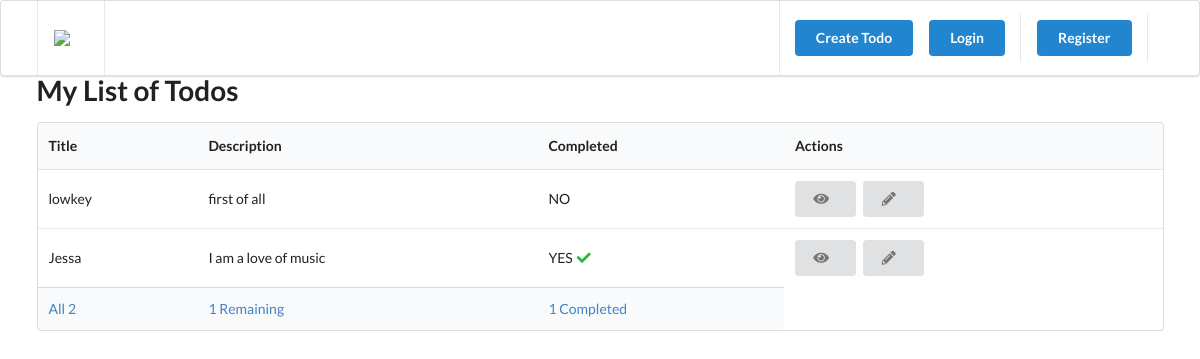
The page / on the database its author committed.
### todo/models.py (models this page shows, shortened)
class Todo(TrackingModel):
    title = models.CharField(max_length=255)
    description = models.TextField()
    is_completed = models.BooleanField(default=False)

### todo/views.py (the view)
# urls.py: path('', index, name='home'),
def index(request):
    todos = Todo.objects.all()
    completed_count = todos.filter(is_completed=True).count()
    incomplete_count = todos.filter(is_completed=False).count()
    all_count = todos.count()
    context = {'todos': get_showing_todos(request, todos), 'all_count': all_count,
                'completed_count': completed_count, 'incomplete_count': incomplete_count}
    return render(request, 'todo/index.html', context)

### todo/views.py (called while the page is built)
def get_showing_todos(request, todos):
    if request.GET and request.GET('filter'):
        if request.GET.get('filter')=='complete':
            return todos.filter(is_completed=True)
        if request.GET.get('filter')=='incomplete':
            return todos.filter(is_completed=False)
    return todos

### templates/todo/index.html (shortened to what this page needs)
{% extends '_partials/base.html' %}
{% block content %}
{% load static %}
        <h1 class="ui header">My List of Todos</h1>
    {% if todos %}
    <table class="ui table">
        <thead>
            <tr>
                <th>Title</th>
                <th>Description</th>
                <th>Completed</th>
                <th>Actions</th>
            </tr>
        </thead>
        <tbody>
            {% for todo in todos %}
            <tr>
                <td>{{todo.title}}</td>
                <td>{{todo.description}}</td>
                <td>
                    {% if todo.is_completed %}
                    YES <i class="check icon green"></i>
                    {% else %}
                    NO
                    {% endif %}
                </td>
                <td>
                    <a href={% url 'todo' todo.pk %} class="ui button">
                        <i class="eye icon"></i>
                    </a>
                    <a href={% url 'todo-edit' todo.pk %} class="ui button">
                        <i class="pencil icon"></i>
                    </a>
                </td>
            </tr>
            {% endfor %}
        </tbody>
        <tfoot>
            <tr>
                <th>
                    <a href="?filter=all">All {{all_count}}</a>
                </th>
                <th>
                    <a href="?filter=incomplete">
                        {{incomplete_count}} Remaining
                    </a>
                </th>
                <th>
                    <a href="?filter=complete">
                        {{completed_count}} Completed
                    </a>
                </th>
            </tr>
        </tfoot>
    </table>
    {% endif %}
        {% endblock content %}

### rows shown on the page
Todo: title "lowkey", description "first of all"
Todo: title "Jessa", description "I am a love of music", is_completed "YES"

### other values the page prints
{{ all_count }} "2"
{{ incomplete_count }} "1"
{{ completed_count }} "1"
